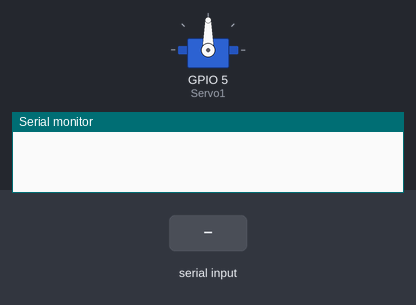
Bench run of a sketch on a simulated ESP32. Parts: servo, the last lines printed to the serial monitor. The inputs (shaded band) are chosen by the test bench.

Above: at 1.2 s.
1.3 s: "1,90\n" received over Serial
At 1.63 s:
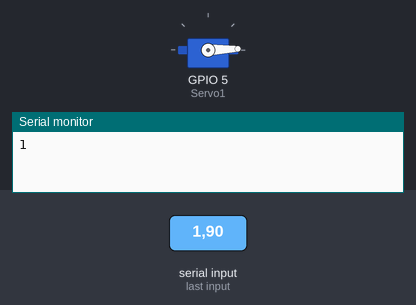
At 3.63 s:
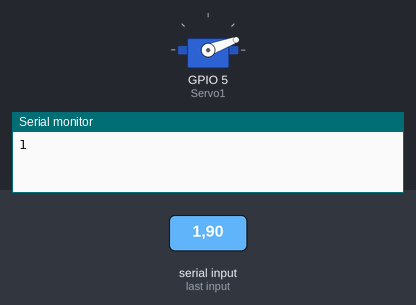
13.3 s: "2\n" received over Serial
At 16.96 s:
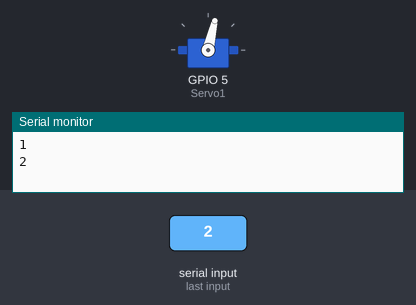
Timing chart, 0 to 22.3 s (numbered marks = the images above; inputs shaded):
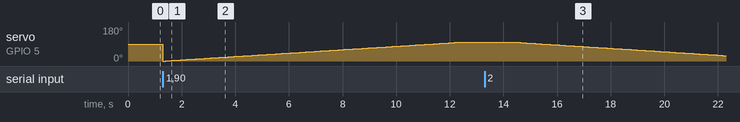

The sketch:

SingleServoSerial.ino
```cpp
#include <ESP32Servo.h>

Servo Servo1;
Servo Servo2; // create servo object to control a servo
// twelve servo objects can be created on most boards

int pos1 = 0;
int pos2 = 0;
; // variable to store the servo position
int down_angle = 0;
int up_angle = 100;
int tx = 10;
int ts = 0;
int Pair1 = 0;
int Pair2 = 0;
bool active = 0;

void setup() {
  Serial.begin(9600);
  Servo1.attach(5);
  //Servo2.attach(6);  // attaches the servo on pin 9 to the servo object

}

void loop() {
  ts = tx*1000/90;
  if (Serial.available() >= 3) {
     Pair1 = Serial.parseInt(); //integer value from the first part of the serial msg
     Pair2 = Serial.parseInt(); //integer value from the second part of the serial msg
     Serial.println(Pair1);
     active = 1;

  }
  if(Pair1 == 1 && active == 1){
     active = 0;
  for (pos1 = down_angle; pos1 <= up_angle; pos1 += 1) {
    Servo1.write(pos1);              // tell servo to go to position in variable 'pos'
    delay(ts);
  }}
  if(Pair1 == 2 && active == 1){
    active =0;
  for (pos1 = up_angle; pos1 >= down_angle; pos1 -= 1) {
    Servo1.write(pos1);              // tell servo to go to position in variable 'pos'
    delay(ts);
  }}

}
```

Measured:
- after the input at 1.3 s, servo on GPIO 5 (Servo1): 90° → 0° at once, → 1° 0.11 s later, → 2° 0.11 s later, → 3° 0.11 s later, … (101 changes in this stretch)
- after the input at 13.3 s, servo on GPIO 5 (Servo1): moves from 100° to 28° over 7.9 s, starting after 1.1 s
